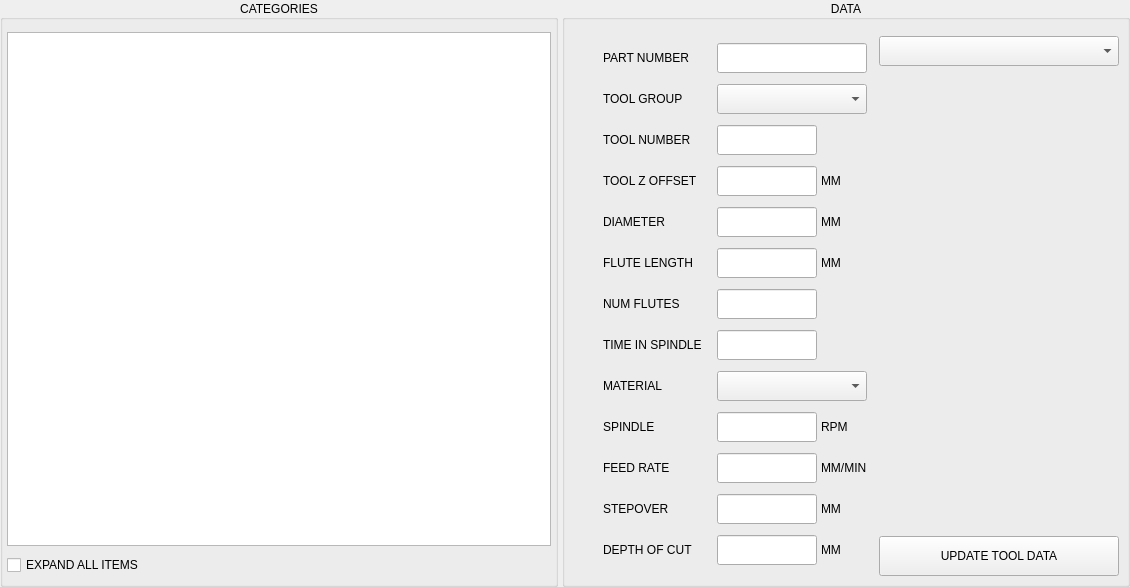
<?xml version="1.0" encoding="UTF-8"?>
<ui version="4.0">
 <class>Form</class>
 <widget class="QWidget" name="Form">
  <property name="geometry">
   <rect>
    <x>0</x>
    <y>0</y>
    <width>1130</width>
    <height>587</height>
   </rect>
  </property>
  <property name="sizePolicy">
   <sizepolicy hsizetype="Preferred" vsizetype="Preferred">
    <horstretch>0</horstretch>
    <verstretch>0</verstretch>
   </sizepolicy>
  </property>
  <property name="windowTitle">
   <string>Form</string>
  </property>
  <layout class="QHBoxLayout" name="horizontalLayout" stretch="1,0">
   <property name="spacing">
    <number>4</number>
   </property>
   <property name="leftMargin">
    <number>0</number>
   </property>
   <property name="topMargin">
    <number>0</number>
   </property>
   <property name="rightMargin">
    <number>0</number>
   </property>
   <property name="bottomMargin">
    <number>0</number>
   </property>
   <item>
    <widget class="QGroupBox" name="grp_tree">
     <property name="sizePolicy">
      <sizepolicy hsizetype="Expanding" vsizetype="Preferred">
       <horstretch>0</horstretch>
       <verstretch>0</verstretch>
      </sizepolicy>
     </property>
     <property name="title">
      <string>CATEGORIES</string>
     </property>
     <property name="alignment">
      <set>Qt::AlignCenter</set>
     </property>
     <layout class="QVBoxLayout" name="verticalLayout">
      <property name="spacing">
       <number>4</number>
      </property>
      <property name="leftMargin">
       <number>4</number>
      </property>
      <property name="topMargin">
       <number>12</number>
      </property>
      <property name="rightMargin">
       <number>4</number>
      </property>
      <property name="bottomMargin">
       <number>4</number>
      </property>
      <item>
       <widget class="ToolTree" name="treeWidget">
        <property name="autoScrollMargin">
         <number>48</number>
        </property>
        <property name="dragEnabled">
         <bool>true</bool>
        </property>
        <property name="dragDropMode">
         <enum>QAbstractItemView::InternalMove</enum>
        </property>
        <property name="defaultDropAction">
         <enum>Qt::MoveAction</enum>
        </property>
        <property name="indentation">
         <number>30</number>
        </property>
        <property name="sortingEnabled">
         <bool>true</bool>
        </property>
        <property name="columnCount">
         <number>1</number>
        </property>
        <attribute name="headerVisible">
         <bool>false</bool>
        </attribute>
        <column>
         <property name="text">
          <string notr="true">1</string>
         </property>
        </column>
       </widget>
      </item>
      <item>
       <widget class="QCheckBox" name="chk_expand_all">
        <property name="sizePolicy">
         <sizepolicy hsizetype="Expanding" vsizetype="Preferred">
          <horstretch>0</horstretch>
          <verstretch>0</verstretch>
         </sizepolicy>
        </property>
        <property name="minimumSize">
         <size>
          <width>0</width>
          <height>30</height>
         </size>
        </property>
        <property name="maximumSize">
         <size>
          <width>16777215</width>
          <height>30</height>
         </size>
        </property>
        <property name="text">
         <string>EXPAND ALL ITEMS</string>
        </property>
       </widget>
      </item>
     </layout>
    </widget>
   </item>
   <item>
    <widget class="QGroupBox" name="grp_tool_data">
     <property name="title">
      <string>DATA</string>
     </property>
     <property name="alignment">
      <set>Qt::AlignCenter</set>
     </property>
     <layout class="QHBoxLayout" name="horizontalLayout_14">
      <property name="spacing">
       <number>4</number>
      </property>
      <property name="leftMargin">
       <number>4</number>
      </property>
      <property name="topMargin">
       <number>12</number>
      </property>
      <property name="rightMargin">
       <number>4</number>
      </property>
      <property name="bottomMargin">
       <number>4</number>
      </property>
      <item>
       <layout class="QVBoxLayout" name="verticalLayout_4">
        <property name="spacing">
         <number>4</number>
        </property>
        <property name="leftMargin">
         <number>4</number>
        </property>
        <property name="topMargin">
         <number>4</number>
        </property>
        <property name="rightMargin">
         <number>4</number>
        </property>
        <property name="bottomMargin">
         <number>4</number>
        </property>
        <item>
         <layout class="QHBoxLayout" name="horizontalLayout_5">
          <property name="spacing">
           <number>4</number>
          </property>
          <item>
           <widget class="QLabel" name="lbl_part_number">
            <property name="minimumSize">
             <size>
              <width>140</width>
              <height>30</height>
             </size>
            </property>
            <property name="maximumSize">
             <size>
              <width>140</width>
              <height>30</height>
             </size>
            </property>
            <property name="text">
             <string>PART NUMBER</string>
            </property>
            <property name="indent">
             <number>30</number>
            </property>
           </widget>
          </item>
          <item>
           <widget class="QLineEdit" name="lineEdit_part_number">
            <property name="sizePolicy">
             <sizepolicy hsizetype="Expanding" vsizetype="Preferred">
              <horstretch>0</horstretch>
              <verstretch>0</verstretch>
             </sizepolicy>
            </property>
            <property name="minimumSize">
             <size>
              <width>0</width>
              <height>30</height>
             </size>
            </property>
            <property name="maximumSize">
             <size>
              <width>16777215</width>
              <height>30</height>
             </size>
            </property>
            <property name="focusPolicy">
             <enum>Qt::ClickFocus</enum>
            </property>
           </widget>
          </item>
         </layout>
        </item>
        <item>
         <layout class="QHBoxLayout" name="horizontalLayout_3">
          <property name="spacing">
           <number>4</number>
          </property>
          <property name="topMargin">
           <number>0</number>
          </property>
          <item>
           <widget class="QLabel" name="label_4">
            <property name="minimumSize">
             <size>
              <width>140</width>
              <height>30</height>
             </size>
            </property>
            <property name="maximumSize">
             <size>
              <width>140</width>
              <height>30</height>
             </size>
            </property>
            <property name="text">
             <string>TOOL GROUP</string>
            </property>
            <property name="indent">
             <number>30</number>
            </property>
           </widget>
          </item>
          <item>
           <widget class="QComboBox" name="cmb_group">
            <property name="sizePolicy">
             <sizepolicy hsizetype="Expanding" vsizetype="Preferred">
              <horstretch>0</horstretch>
              <verstretch>0</verstretch>
             </sizepolicy>
            </property>
            <property name="minimumSize">
             <size>
              <width>120</width>
              <height>30</height>
             </size>
            </property>
            <property name="maximumSize">
             <size>
              <width>16777215</width>
              <height>30</height>
             </size>
            </property>
            <property name="toolTip">
             <string>Type new group name and press Enter. Right click for context menu.</string>
            </property>
           </widget>
          </item>
         </layout>
        </item>
        <item>
         <layout class="QHBoxLayout" name="horizontalLayout_13">
          <property name="spacing">
           <number>4</number>
          </property>
          <item>
           <widget class="QLabel" name="lbl_tool_no">
            <property name="minimumSize">
             <size>
              <width>140</width>
              <height>30</height>
             </size>
            </property>
            <property name="maximumSize">
             <size>
              <width>140</width>
              <height>30</height>
             </size>
            </property>
            <property name="text">
             <string>TOOL NUMBER</string>
            </property>
            <property name="indent">
             <number>30</number>
            </property>
           </widget>
          </item>
          <item>
           <widget class="QLineEdit" name="lineEdit_number">
            <property name="sizePolicy">
             <sizepolicy hsizetype="Preferred" vsizetype="Preferred">
              <horstretch>0</horstretch>
              <verstretch>0</verstretch>
             </sizepolicy>
            </property>
            <property name="minimumSize">
             <size>
              <width>100</width>
              <height>30</height>
             </size>
            </property>
            <property name="maximumSize">
             <size>
              <width>100</width>
              <height>30</height>
             </size>
            </property>
            <property name="focusPolicy">
             <enum>Qt::NoFocus</enum>
            </property>
            <property name="toolTip">
             <string>Can only be changed in TOOL TABLE tab</string>
            </property>
            <property name="alignment">
             <set>Qt::AlignCenter</set>
            </property>
            <property name="readOnly">
             <bool>true</bool>
            </property>
           </widget>
          </item>
          <item>
           <widget class="QLabel" name="label_3">
            <property name="minimumSize">
             <size>
              <width>0</width>
              <height>30</height>
             </size>
            </property>
            <property name="maximumSize">
             <size>
              <width>16777215</width>
              <height>30</height>
             </size>
            </property>
            <property name="text">
             <string/>
            </property>
           </widget>
          </item>
         </layout>
        </item>
        <item>
         <layout class="QHBoxLayout" name="horizontalLayout_9">
          <property name="spacing">
           <number>4</number>
          </property>
          <item>
           <widget class="QLabel" name="lbl_tlo">
            <property name="minimumSize">
             <size>
              <width>140</width>
              <height>30</height>
             </size>
            </property>
            <property name="maximumSize">
             <size>
              <width>140</width>
              <height>30</height>
             </size>
            </property>
            <property name="text">
             <string>TOOL Z OFFSET</string>
            </property>
            <property name="alignment">
             <set>Qt::AlignLeading|Qt::AlignLeft|Qt::AlignVCenter</set>
            </property>
            <property name="indent">
             <number>30</number>
            </property>
           </widget>
          </item>
          <item>
           <widget class="QLineEdit" name="lineEdit_tlo">
            <property name="sizePolicy">
             <sizepolicy hsizetype="Preferred" vsizetype="Preferred">
              <horstretch>0</horstretch>
              <verstretch>0</verstretch>
             </sizepolicy>
            </property>
            <property name="minimumSize">
             <size>
              <width>100</width>
              <height>30</height>
             </size>
            </property>
            <property name="maximumSize">
             <size>
              <width>100</width>
              <height>30</height>
             </size>
            </property>
            <property name="focusPolicy">
             <enum>Qt::NoFocus</enum>
            </property>
            <property name="toolTip">
             <string>Can only be changed in TOOL TABLE tab</string>
            </property>
            <property name="alignment">
             <set>Qt::AlignCenter</set>
            </property>
            <property name="readOnly">
             <bool>true</bool>
            </property>
           </widget>
          </item>
          <item>
           <widget class="QLabel" name="lbl_tlo_unit">
            <property name="minimumSize">
             <size>
              <width>0</width>
              <height>30</height>
             </size>
            </property>
            <property name="maximumSize">
             <size>
              <width>16777215</width>
              <height>30</height>
             </size>
            </property>
            <property name="text">
             <string>MM</string>
            </property>
            <property name="alignment">
             <set>Qt::AlignLeading|Qt::AlignLeft|Qt::AlignVCenter</set>
            </property>
           </widget>
          </item>
         </layout>
        </item>
        <item>
         <layout class="QHBoxLayout" name="horizontalLayout_6">
          <property name="spacing">
           <number>4</number>
          </property>
          <item>
           <widget class="QLabel" name="lbl_diameter">
            <property name="minimumSize">
             <size>
              <width>140</width>
              <height>30</height>
             </size>
            </property>
            <property name="maximumSize">
             <size>
              <width>140</width>
              <height>30</height>
             </size>
            </property>
            <property name="text">
             <string>DIAMETER</string>
            </property>
            <property name="indent">
             <number>30</number>
            </property>
           </widget>
          </item>
          <item>
           <widget class="QLineEdit" name="lineEdit_diameter">
            <property name="sizePolicy">
             <sizepolicy hsizetype="Preferred" vsizetype="Preferred">
              <horstretch>0</horstretch>
              <verstretch>0</verstretch>
             </sizepolicy>
            </property>
            <property name="minimumSize">
             <size>
              <width>100</width>
              <height>30</height>
             </size>
            </property>
            <property name="maximumSize">
             <size>
              <width>100</width>
              <height>30</height>
             </size>
            </property>
            <property name="focusPolicy">
             <enum>Qt::NoFocus</enum>
            </property>
            <property name="toolTip">
             <string>Can only be changed in TOOL TABLE tab</string>
            </property>
            <property name="alignment">
             <set>Qt::AlignCenter</set>
            </property>
            <property name="readOnly">
             <bool>true</bool>
            </property>
           </widget>
          </item>
          <item>
           <widget class="QLabel" name="lbl_diameter_unit">
            <property name="minimumSize">
             <size>
              <width>0</width>
              <height>30</height>
             </size>
            </property>
            <property name="maximumSize">
             <size>
              <width>16777215</width>
              <height>30</height>
             </size>
            </property>
            <property name="text">
             <string>MM</string>
            </property>
            <property name="alignment">
             <set>Qt::AlignLeading|Qt::AlignLeft|Qt::AlignVCenter</set>
            </property>
           </widget>
          </item>
         </layout>
        </item>
        <item>
         <layout class="QHBoxLayout" name="horizontalLayout_15">
          <property name="spacing">
           <number>4</number>
          </property>
          <property name="topMargin">
           <number>0</number>
          </property>
          <item>
           <widget class="QLabel" name="lbl_flute_length">
            <property name="minimumSize">
             <size>
              <width>140</width>
              <height>30</height>
             </size>
            </property>
            <property name="maximumSize">
             <size>
              <width>140</width>
              <height>30</height>
             </size>
            </property>
            <property name="text">
             <string>FLUTE LENGTH</string>
            </property>
            <property name="indent">
             <number>30</number>
            </property>
           </widget>
          </item>
          <item>
           <widget class="QLineEdit" name="lineEdit_flute_length">
            <property name="sizePolicy">
             <sizepolicy hsizetype="Preferred" vsizetype="Preferred">
              <horstretch>0</horstretch>
              <verstretch>0</verstretch>
             </sizepolicy>
            </property>
            <property name="minimumSize">
             <size>
              <width>100</width>
              <height>30</height>
             </size>
            </property>
            <property name="maximumSize">
             <size>
              <width>100</width>
              <height>30</height>
             </size>
            </property>
            <property name="focusPolicy">
             <enum>Qt::ClickFocus</enum>
            </property>
            <property name="alignment">
             <set>Qt::AlignCenter</set>
            </property>
           </widget>
          </item>
          <item>
           <widget class="QLabel" name="lbl_flute_unit">
            <property name="minimumSize">
             <size>
              <width>0</width>
              <height>30</height>
             </size>
            </property>
            <property name="maximumSize">
             <size>
              <width>16777215</width>
              <height>30</height>
             </size>
            </property>
            <property name="text">
             <string>MM</string>
            </property>
            <property name="alignment">
             <set>Qt::AlignLeading|Qt::AlignLeft|Qt::AlignVCenter</set>
            </property>
           </widget>
          </item>
         </layout>
        </item>
        <item>
         <layout class="QHBoxLayout" name="horizontalLayout_7">
          <property name="spacing">
           <number>4</number>
          </property>
          <property name="sizeConstraint">
           <enum>QLayout::SetDefaultConstraint</enum>
          </property>
          <item>
           <widget class="QLabel" name="lbl_flutes">
            <property name="minimumSize">
             <size>
              <width>140</width>
              <height>30</height>
             </size>
            </property>
            <property name="maximumSize">
             <size>
              <width>140</width>
              <height>30</height>
             </size>
            </property>
            <property name="text">
             <string>NUM FLUTES</string>
            </property>
            <property name="indent">
             <number>30</number>
            </property>
           </widget>
          </item>
          <item>
           <widget class="QLineEdit" name="lineEdit_num_flutes">
            <property name="sizePolicy">
             <sizepolicy hsizetype="Preferred" vsizetype="Preferred">
              <horstretch>0</horstretch>
              <verstretch>0</verstretch>
             </sizepolicy>
            </property>
            <property name="minimumSize">
             <size>
              <width>100</width>
              <height>30</height>
             </size>
            </property>
            <property name="maximumSize">
             <size>
              <width>100</width>
              <height>30</height>
             </size>
            </property>
            <property name="focusPolicy">
             <enum>Qt::ClickFocus</enum>
            </property>
            <property name="alignment">
             <set>Qt::AlignCenter</set>
            </property>
           </widget>
          </item>
          <item>
           <widget class="QLabel" name="label">
            <property name="minimumSize">
             <size>
              <width>0</width>
              <height>30</height>
             </size>
            </property>
            <property name="maximumSize">
             <size>
              <width>16777215</width>
              <height>30</height>
             </size>
            </property>
            <property name="text">
             <string/>
            </property>
           </widget>
          </item>
         </layout>
        </item>
        <item>
         <layout class="QHBoxLayout" name="horizontalLayout_2">
          <property name="spacing">
           <number>4</number>
          </property>
          <item>
           <widget class="QLabel" name="lbl_tis">
            <property name="minimumSize">
             <size>
              <width>140</width>
              <height>30</height>
             </size>
            </property>
            <property name="maximumSize">
             <size>
              <width>140</width>
              <height>30</height>
             </size>
            </property>
            <property name="text">
             <string>TIME IN SPINDLE</string>
            </property>
            <property name="indent">
             <number>30</number>
            </property>
           </widget>
          </item>
          <item>
           <widget class="QLineEdit" name="lineEdit_time_in_spindle">
            <property name="sizePolicy">
             <sizepolicy hsizetype="Preferred" vsizetype="Preferred">
              <horstretch>0</horstretch>
              <verstretch>0</verstretch>
             </sizepolicy>
            </property>
            <property name="minimumSize">
             <size>
              <width>100</width>
              <height>30</height>
             </size>
            </property>
            <property name="maximumSize">
             <size>
              <width>100</width>
              <height>30</height>
             </size>
            </property>
            <property name="focusPolicy">
             <enum>Qt::ClickFocus</enum>
            </property>
            <property name="toolTip">
             <string>Total accumulated running time of tool</string>
            </property>
            <property name="alignment">
             <set>Qt::AlignCenter</set>
            </property>
           </widget>
          </item>
          <item>
           <widget class="QLabel" name="label_2">
            <property name="minimumSize">
             <size>
              <width>0</width>
              <height>30</height>
             </size>
            </property>
            <property name="maximumSize">
             <size>
              <width>16777215</width>
              <height>30</height>
             </size>
            </property>
            <property name="text">
             <string/>
            </property>
           </widget>
          </item>
         </layout>
        </item>
        <item>
         <layout class="QHBoxLayout" name="horizontalLayout_4">
          <property name="spacing">
           <number>4</number>
          </property>
          <property name="topMargin">
           <number>0</number>
          </property>
          <item>
           <widget class="QLabel" name="lbl_material">
            <property name="minimumSize">
             <size>
              <width>140</width>
              <height>30</height>
             </size>
            </property>
            <property name="maximumSize">
             <size>
              <width>140</width>
              <height>30</height>
             </size>
            </property>
            <property name="text">
             <string>MATERIAL</string>
            </property>
            <property name="alignment">
             <set>Qt::AlignLeading|Qt::AlignLeft|Qt::AlignVCenter</set>
            </property>
            <property name="indent">
             <number>30</number>
            </property>
           </widget>
          </item>
          <item>
           <widget class="QComboBox" name="cmb_material">
            <property name="sizePolicy">
             <sizepolicy hsizetype="Expanding" vsizetype="Preferred">
              <horstretch>0</horstretch>
              <verstretch>0</verstretch>
             </sizepolicy>
            </property>
            <property name="minimumSize">
             <size>
              <width>120</width>
              <height>30</height>
             </size>
            </property>
            <property name="maximumSize">
             <size>
              <width>16777215</width>
              <height>30</height>
             </size>
            </property>
            <property name="toolTip">
             <string>Type new material name and press Enter. Right click for context menu.</string>
            </property>
           </widget>
          </item>
         </layout>
        </item>
        <item>
         <layout class="QHBoxLayout" name="horizontalLayout_10">
          <property name="spacing">
           <number>4</number>
          </property>
          <item>
           <widget class="QLabel" name="lbl_spindle">
            <property name="minimumSize">
             <size>
              <width>140</width>
              <height>30</height>
             </size>
            </property>
            <property name="maximumSize">
             <size>
              <width>140</width>
              <height>30</height>
             </size>
            </property>
            <property name="text">
             <string>SPINDLE</string>
            </property>
            <property name="indent">
             <number>30</number>
            </property>
           </widget>
          </item>
          <item>
           <widget class="QLineEdit" name="lineEdit_rpm">
            <property name="sizePolicy">
             <sizepolicy hsizetype="Preferred" vsizetype="Preferred">
              <horstretch>0</horstretch>
              <verstretch>0</verstretch>
             </sizepolicy>
            </property>
            <property name="minimumSize">
             <size>
              <width>100</width>
              <height>30</height>
             </size>
            </property>
            <property name="maximumSize">
             <size>
              <width>100</width>
              <height>30</height>
             </size>
            </property>
            <property name="focusPolicy">
             <enum>Qt::ClickFocus</enum>
            </property>
            <property name="toolTip">
             <string>Recommended spindle speed</string>
            </property>
            <property name="alignment">
             <set>Qt::AlignCenter</set>
            </property>
           </widget>
          </item>
          <item>
           <widget class="QLabel" name="lbl_spindle_rpm">
            <property name="minimumSize">
             <size>
              <width>0</width>
              <height>30</height>
             </size>
            </property>
            <property name="maximumSize">
             <size>
              <width>16777215</width>
              <height>30</height>
             </size>
            </property>
            <property name="text">
             <string>RPM</string>
            </property>
            <property name="alignment">
             <set>Qt::AlignLeading|Qt::AlignLeft|Qt::AlignVCenter</set>
            </property>
           </widget>
          </item>
         </layout>
        </item>
        <item>
         <layout class="QHBoxLayout" name="horizontalLayout_11">
          <property name="spacing">
           <number>4</number>
          </property>
          <item>
           <widget class="QLabel" name="lbl_feedrate">
            <property name="minimumSize">
             <size>
              <width>140</width>
              <height>30</height>
             </size>
            </property>
            <property name="maximumSize">
             <size>
              <width>140</width>
              <height>30</height>
             </size>
            </property>
            <property name="text">
             <string>FEED RATE</string>
            </property>
            <property name="indent">
             <number>30</number>
            </property>
           </widget>
          </item>
          <item>
           <widget class="QLineEdit" name="lineEdit_feedrate">
            <property name="sizePolicy">
             <sizepolicy hsizetype="Preferred" vsizetype="Preferred">
              <horstretch>0</horstretch>
              <verstretch>0</verstretch>
             </sizepolicy>
            </property>
            <property name="minimumSize">
             <size>
              <width>100</width>
              <height>30</height>
             </size>
            </property>
            <property name="maximumSize">
             <size>
              <width>100</width>
              <height>30</height>
             </size>
            </property>
            <property name="focusPolicy">
             <enum>Qt::ClickFocus</enum>
            </property>
            <property name="toolTip">
             <string>Recommended feed rate</string>
            </property>
            <property name="alignment">
             <set>Qt::AlignCenter</set>
            </property>
           </widget>
          </item>
          <item>
           <widget class="QLabel" name="lbl_feedrate_unit">
            <property name="minimumSize">
             <size>
              <width>0</width>
              <height>30</height>
             </size>
            </property>
            <property name="maximumSize">
             <size>
              <width>16777215</width>
              <height>30</height>
             </size>
            </property>
            <property name="text">
             <string>MM/MIN</string>
            </property>
            <property name="alignment">
             <set>Qt::AlignLeading|Qt::AlignLeft|Qt::AlignVCenter</set>
            </property>
           </widget>
          </item>
         </layout>
        </item>
        <item>
         <layout class="QHBoxLayout" name="horizontalLayout_8">
          <property name="spacing">
           <number>4</number>
          </property>
          <item>
           <widget class="QLabel" name="lbl_stepover">
            <property name="minimumSize">
             <size>
              <width>140</width>
              <height>30</height>
             </size>
            </property>
            <property name="maximumSize">
             <size>
              <width>140</width>
              <height>30</height>
             </size>
            </property>
            <property name="text">
             <string>STEPOVER</string>
            </property>
            <property name="alignment">
             <set>Qt::AlignLeading|Qt::AlignLeft|Qt::AlignVCenter</set>
            </property>
            <property name="indent">
             <number>30</number>
            </property>
           </widget>
          </item>
          <item>
           <widget class="QLineEdit" name="lineEdit_stepover">
            <property name="sizePolicy">
             <sizepolicy hsizetype="Preferred" vsizetype="Preferred">
              <horstretch>0</horstretch>
              <verstretch>0</verstretch>
             </sizepolicy>
            </property>
            <property name="minimumSize">
             <size>
              <width>100</width>
              <height>30</height>
             </size>
            </property>
            <property name="maximumSize">
             <size>
              <width>100</width>
              <height>30</height>
             </size>
            </property>
            <property name="focusPolicy">
             <enum>Qt::ClickFocus</enum>
            </property>
            <property name="toolTip">
             <string>Recommended stepover</string>
            </property>
            <property name="alignment">
             <set>Qt::AlignCenter</set>
            </property>
           </widget>
          </item>
          <item>
           <widget class="QLabel" name="lbl_stepover_unit">
            <property name="minimumSize">
             <size>
              <width>0</width>
              <height>30</height>
             </size>
            </property>
            <property name="maximumSize">
             <size>
              <width>16777215</width>
              <height>30</height>
             </size>
            </property>
            <property name="text">
             <string>MM</string>
            </property>
            <property name="alignment">
             <set>Qt::AlignLeading|Qt::AlignLeft|Qt::AlignVCenter</set>
            </property>
           </widget>
          </item>
         </layout>
        </item>
        <item>
         <layout class="QHBoxLayout" name="horizontalLayout_12">
          <property name="spacing">
           <number>4</number>
          </property>
          <property name="topMargin">
           <number>0</number>
          </property>
          <item>
           <widget class="QLabel" name="lbl_depth">
            <property name="minimumSize">
             <size>
              <width>140</width>
              <height>30</height>
             </size>
            </property>
            <property name="maximumSize">
             <size>
              <width>140</width>
              <height>30</height>
             </size>
            </property>
            <property name="text">
             <string>DEPTH OF CUT</string>
            </property>
            <property name="indent">
             <number>30</number>
            </property>
           </widget>
          </item>
          <item>
           <widget class="QLineEdit" name="lineEdit_depth">
            <property name="sizePolicy">
             <sizepolicy hsizetype="Preferred" vsizetype="Preferred">
              <horstretch>0</horstretch>
              <verstretch>0</verstretch>
             </sizepolicy>
            </property>
            <property name="minimumSize">
             <size>
              <width>100</width>
              <height>30</height>
             </size>
            </property>
            <property name="maximumSize">
             <size>
              <width>100</width>
              <height>30</height>
             </size>
            </property>
            <property name="focusPolicy">
             <enum>Qt::ClickFocus</enum>
            </property>
            <property name="toolTip">
             <string>Recommended depth of cut</string>
            </property>
            <property name="alignment">
             <set>Qt::AlignCenter</set>
            </property>
           </widget>
          </item>
          <item>
           <widget class="QLabel" name="lbl_depth_unit">
            <property name="minimumSize">
             <size>
              <width>0</width>
              <height>30</height>
             </size>
            </property>
            <property name="maximumSize">
             <size>
              <width>16777215</width>
              <height>30</height>
             </size>
            </property>
            <property name="text">
             <string>MM</string>
            </property>
            <property name="alignment">
             <set>Qt::AlignLeading|Qt::AlignLeft|Qt::AlignVCenter</set>
            </property>
           </widget>
          </item>
         </layout>
        </item>
       </layout>
      </item>
      <item>
       <layout class="QVBoxLayout" name="verticalLayout_6">
        <property name="spacing">
         <number>4</number>
        </property>
        <property name="leftMargin">
         <number>4</number>
        </property>
        <property name="topMargin">
         <number>4</number>
        </property>
        <property name="rightMargin">
         <number>4</number>
        </property>
        <property name="bottomMargin">
         <number>4</number>
        </property>
        <item>
         <widget class="QComboBox" name="cmb_icon">
          <property name="sizePolicy">
           <sizepolicy hsizetype="Expanding" vsizetype="Preferred">
            <horstretch>0</horstretch>
            <verstretch>0</verstretch>
           </sizepolicy>
          </property>
          <property name="minimumSize">
           <size>
            <width>0</width>
            <height>30</height>
           </size>
          </property>
          <property name="maximumSize">
           <size>
            <width>16777215</width>
            <height>30</height>
           </size>
          </property>
          <property name="contextMenuPolicy">
           <enum>Qt::NoContextMenu</enum>
          </property>
          <property name="toolTip">
           <string>Select image for currently selected tool</string>
          </property>
          <property name="placeholderText">
           <string>SELECT ICON</string>
          </property>
         </widget>
        </item>
        <item>
         <widget class="QLabel" name="lbl_tool_icon">
          <property name="minimumSize">
           <size>
            <width>240</width>
            <height>0</height>
           </size>
          </property>
          <property name="maximumSize">
           <size>
            <width>240</width>
            <height>16777215</height>
           </size>
          </property>
          <property name="text">
           <string/>
          </property>
          <property name="alignment">
           <set>Qt::AlignCenter</set>
          </property>
         </widget>
        </item>
        <item>
         <widget class="QPushButton" name="btn_update_tool">
          <property name="sizePolicy">
           <sizepolicy hsizetype="Expanding" vsizetype="Preferred">
            <horstretch>0</horstretch>
            <verstretch>0</verstretch>
           </sizepolicy>
          </property>
          <property name="minimumSize">
           <size>
            <width>0</width>
            <height>40</height>
           </size>
          </property>
          <property name="maximumSize">
           <size>
            <width>16777215</width>
            <height>40</height>
           </size>
          </property>
          <property name="focusPolicy">
           <enum>Qt::ClickFocus</enum>
          </property>
          <property name="contextMenuPolicy">
           <enum>Qt::NoContextMenu</enum>
          </property>
          <property name="toolTip">
           <string>Write tool data to database</string>
          </property>
          <property name="text">
           <string>UPDATE TOOL DATA</string>
          </property>
         </widget>
        </item>
       </layout>
      </item>
     </layout>
    </widget>
   </item>
  </layout>
 </widget>
 <customwidgets>
  <customwidget>
   <class>ToolTree</class>
   <extends>QTreeWidget</extends>
   <header>lib/tool_db</header>
  </customwidget>
 </customwidgets>
 <resources/>
 <connections/>
</ui>
